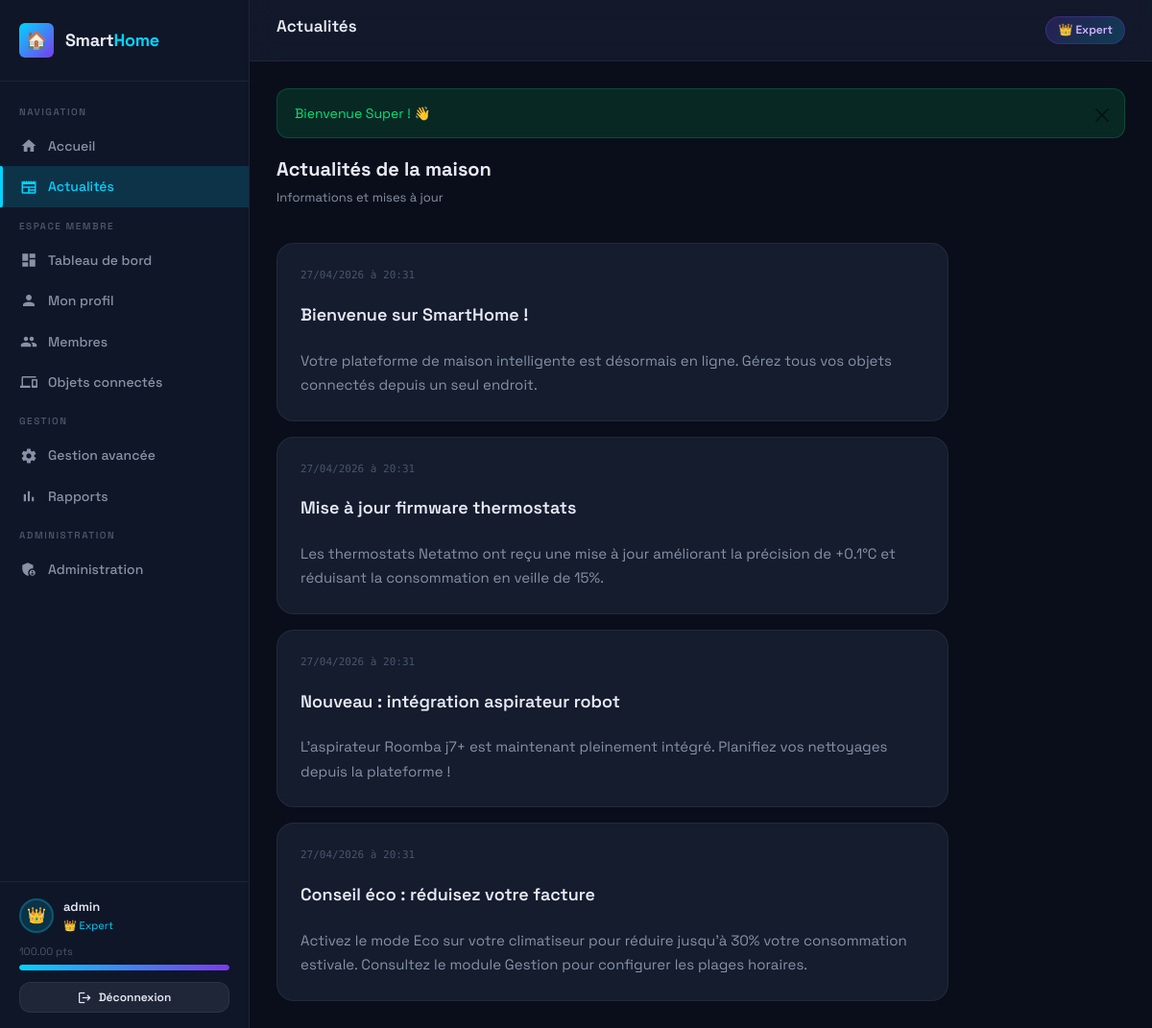
Screenshot of /actualites.php (signed in) with the database file from the repository.
### tables this page shows
CREATE TABLE utilisateurs (
    id INT AUTO_INCREMENT PRIMARY KEY,
    login VARCHAR(50) UNIQUE NOT NULL,
    email VARCHAR(100) UNIQUE NOT NULL,
    mot_de_passe VARCHAR(255) NOT NULL,
    nom VARCHAR(100),
    prenom VARCHAR(100),
    age INT,
    sexe ENUM('homme','femme','autre'),
    date_naissance DATE,
    type_membre ENUM('père','mère','enfant','grand-parent','autre') DEFAULT 'autre',
    photo VARCHAR(255) DEFAULT 'default.png',
    niveau ENUM('débutant','intermédiaire','avancé','expert') DEFAULT 'débutant',
    points DECIMAL(8,2) DEFAULT 0.00,
    nb_connexions INT DEFAULT 0,
    nb_actions INT DEFAULT 0,
    statut ENUM('en_attente','actif','suspendu') DEFAULT 'en_attente',
    token_validation VARCHAR(255),
    date_inscription DATETIME DEFAULT CURRENT_TIMESTAMP,
    derniere_connexion DATETIME,
    INDEX idx_login (login),
    INDEX idx_email (email),
    INDEX idx_niveau (niveau),
    INDEX idx_statut (statut)
);

CREATE TABLE actualites (
    id INT AUTO_INCREMENT PRIMARY KEY,
    titre VARCHAR(200) NOT NULL,
    contenu TEXT NOT NULL,
    auteur_id INT,
    image VARCHAR(255),
    date_publication DATETIME DEFAULT CURRENT_TIMESTAMP,
    visible TINYINT(1) DEFAULT 1,
    FOREIGN KEY (auteur_id) REFERENCES utilisateurs(id) ON DELETE SET NULL
);

### includes/config.php (called while the page is built, shortened)
<?php
function getDB(): PDO {
    static $pdo = null;
    if ($pdo === null) {
        $dsn = "mysql:host=" . DB_HOST . ";dbname=" . DB_NAME . ";charset=" . DB_CHARSET;
        $options = [
            PDO::ATTR_ERRMODE            => PDO::ERRMODE_EXCEPTION,
            PDO::ATTR_DEFAULT_FETCH_MODE => PDO::FETCH_ASSOC,
            PDO::ATTR_EMULATE_PREPARES   => false,
        ];
        try {
            $pdo = new PDO($dsn, DB_USER, DB_PASS, $options);
        } catch (PDOException $e) {
            die(json_encode(['error' => 'Connexion base de données impossible : ' . $e->getMessage()]));
        }
    }
    return $pdo;
}
function sanitize(string $input): string {
    return htmlspecialchars(trim($input), ENT_QUOTES, 'UTF-8');
}
function getCurrentUser(): ?array {
    $pdo = getDB();
    $stmt = $pdo->prepare("SELECT * FROM utilisateurs WHERE id = ?");
    $stmt->execute([$_SESSION['user_id']]);
    return $stmt->fetch() ?: null;
}
function getNiveauLabel(string $niveau): string {
    $labels = [
        'débutant'     => 'Débutant',
        'intermédiaire'=> 'Intermédiaire',
        'avancé'       => 'Avancé',
        'expert'       => 'Expert',
    ];
    return $labels[$niveau] ?? $niveau;
}
function getFlash(): ?array {
    if (isset($_SESSION['flash'])) {
        $flash = $_SESSION['flash'];
        return $flash;
    }
    return null;
}

### actualites.php (the view, shortened to what this page needs)
<?php
require_once 'includes/config.php';
$pageTitle  = 'Actualités';
$activePage = 'actualites';
require_once 'includes/header.php';
$pdo = getDB();
$actualites = $pdo->query("SELECT a.*, u.login as auteur FROM actualites a LEFT JOIN utilisateurs u ON a.auteur_id = u.id WHERE a.visible=1 ORDER BY a.date_publication DESC")->fetchAll();
?>
<div class="section-header">
  <div>
    <h2 class="section-title">Actualités de la maison</h2>
    <p class="section-sub">Informations et mises à jour</p>
  </div>
</div>
<?php if (empty($actualites)): ?>
<div class="empty-state"><div class="icon">📰</div><h3>Aucune actualité</h3></div>
<?php else: ?>
<div style="max-width:700px;display:flex;flex-direction:column;gap:16px">
  <?php foreach ($actualites as $news): ?>
  <div class="card">
    <div style="display:flex;justify-content:space-between;align-items:center;margin-bottom:10px">
      <div class="news-date"><?= date('d/m/Y à H:i', strtotime($news['date_publication'])) ?></div>
    </div>
    <div class="news-title" style="font-size:18px"><?= sanitize($news['titre']) ?></div>
    <div style="color:var(--text-secondary);margin-top:10px;line-height:1.7"><?= nl2br(sanitize($news['contenu'])) ?></div>
  </div>
  <?php endforeach; ?>
</div>
<?php endif; ?>
<?php require_once 'includes/footer.php'; ?>

### includes/header.php (shortened to what this page needs)
<?php
$user = getCurrentUser();
$flash = getFlash();
$niveauEmoji = [
    'débutant'      => '🌱',
    'intermédiaire' => '⚡',
    'avancé'        => '🚀',
    'expert'        => '👑',
];
$emoji = $niveauEmoji[$user['niveau']] ?? '🌱';
$nextNiveauSeuil = [
    'débutant'      => POINTS_INTERMEDIAIRE,
    'intermédiaire' => POINTS_AVANCE,
    'avancé'        => POINTS_EXPERT,
    'expert'        => null,
];
$currentSeuil = [
    'débutant'      => 0,
    'intermédiaire' => POINTS_INTERMEDIAIRE,
    'avancé'        => POINTS_AVANCE,
    'expert'        => POINTS_EXPERT,
];
$next   = $nextNiveauSeuil[$user['niveau']] ?? null;
$from   = $currentSeuil[$user['niveau']] ?? 0;
$pct    = $next ? min(100, round(($user['points'] - $from) / ($next - $from) * 100)) : 100;
?>
<!DOCTYPE html>
<html lang="fr">
<head>
<link href="https://cdn.jsdelivr.net/npm/bootstrap@5.3.3/dist/css/bootstrap.min.css" rel="stylesheet">
<link rel="stylesheet" href="<?= SITE_URL ?>/css/style.css">
</head>
<body>
<div class="layout">
<aside class="sidebar" id="sidebar">
  <div class="sidebar-logo">
    <div class="logo-icon">🏠</div>
    <div class="logo-text">Smart<span>Home</span></div>
  </div>
  <nav class="sidebar-nav">
    <div class="nav-section-title">Navigation</div>
    <a href="<?= SITE_URL ?>/index.php" class="nav-item <?= ($activePage ?? '') === 'accueil' ? 'active' : '' ?>">
      <span class="nav-icon"><span class="material-icons" style="font-size:18px">home</span></span>
      Accueil
    </a>
    <a href="<?= SITE_URL ?>/actualites.php" class="nav-item <?= ($activePage ?? '') === 'actualites' ? 'active' : '' ?>">
      <span class="nav-icon"><span class="material-icons" style="font-size:18px">newspaper</span></span>
      Actualités
    </a>
    <div class="nav-section-title">Espace membre</div>
    <a href="<?= SITE_URL ?>/dashboard.php" class="nav-item <?= ($activePage ?? '') === 'dashboard' ? 'active' : '' ?>">
      <span class="nav-icon"><span class="material-icons" style="font-size:18px">dashboard</span></span>
      Tableau de bord
    </a>
    <a href="<?= SITE_URL ?>/profil.php" class="nav-item <?= ($activePage ?? '') === 'profil' ? 'active' : '' ?>">
      <span class="nav-icon"><span class="material-icons" style="font-size:18px">person</span></span>
      Mon profil
    </a>
    <a href="<?= SITE_URL ?>/membres.php" class="nav-item <?= ($activePage ?? '') === 'membres' ? 'active' : '' ?>">
      <span class="nav-icon"><span class="material-icons" style="font-size:18px">group</span></span>
      Membres
    </a>
    <a href="<?= SITE_URL ?>/objets.php" class="nav-item <?= ($activePage ?? '') === 'objets' ? 'active' : '' ?>">
      <span class="nav-icon"><span class="material-icons" style="font-size:18px">devices</span></span>
      Objets connectés
    </a>
    <?php if (in_array($user['niveau'], ['avancé', 'expert'])): ?>
    <div class="nav-section-title">Gestion</div>
    <a href="<?= SITE_URL ?>/gestion/dashboard.php" class="nav-item <?= ($activePage ?? '') === 'gestion' ? 'active' : '' ?>">
      <span class="nav-icon"><span class="material-icons" style="font-size:18px">settings</span></span>
      Gestion avancée
    </a>
    <a href="<?= SITE_URL ?>/gestion/rapports.php" class="nav-item <?= ($activePage ?? '') === 'rapports' ? 'active' : '' ?>">
      <span class="nav-icon"><span class="material-icons" style="font-size:18px">bar_chart</span></span>
      Rapports
    </a>
    <?php endif; ?>
    <?php if ($user['niveau'] === 'expert'): ?>
    <div class="nav-section-title">Administration</div>
    <a href="<?= SITE_URL ?>/admin/utilisateurs.php" class="nav-item <?= ($activePage ?? '') === 'admin' ? 'active' : '' ?>">
      <span class="nav-icon"><span class="material-icons" style="font-size:18px">admin_panel_settings</span></span>
      Administration
    </a>
    <?php endif; ?>
  </nav>
  <div class="sidebar-footer">
    <div class="sidebar-user">
      <div class="sidebar-avatar">
        <?php if ($user['photo'] && $user['photo'] !== 'default.png'): ?>
          <img src="<?= SITE_URL ?>/assets/img/<?= sanitize($user['photo']) ?>" alt="avatar">
        <?php else: ?>
          <?= $emoji ?>
        <?php endif; ?>
      </div>
      <div class="sidebar-user-info">
        <div class="name"><?= sanitize($user['login']) ?></div>
        <div class="niveau"><?= $emoji ?> <?= getNiveauLabel($user['niveau']) ?></div>
      </div>
    </div>
    <div style="margin-top:10px">
      <div style="display:flex;justify-content:space-between;font-size:11px;color:var(--text-muted);margin-bottom:4px">
        <span><?= number_format($user['points'], 2) ?> pts</span>
      </div>
      <div class="progress-bar">
        <div class="progress-fill" style="width:<?= $pct ?>%"></div>
      </div>
    </div>
    <a href="<?= SITE_URL ?>/logout.php" class="btn btn-secondary btn-sm" style="width:100%;margin-top:12px;justify-content:center">
      <span class="material-icons" style="font-size:15px">logout</span> Déconnexion
    </a>
  </div>
</aside>
<main class="main-content">
  <div class="topbar">
    <h1 class="topbar-title"><?= sanitize($pageTitle ?? 'Dashboard') ?></h1>
    <div style="display:flex;align-items:center;gap:10px">
      <span class="badge-niveau <?= $user['niveau'] ?>"><?= $emoji ?> <?= getNiveauLabel($user['niveau']) ?></span>
    </div>
  </div>
  <div class="page-content">
    <?php if ($flash): ?>
    <div class="alert alert-<?= $flash['type'] === 'success' ? 'success' : ($flash['type'] === 'error' ? 'danger' : 'info') ?> alert-dismissible fade show">
      <?= sanitize($flash['message']) ?>
      <button type="button" class="btn-close" data-bs-dismiss="alert"></button>
    </div>
    <?php endif; ?>

### rows the page displays
utilisateurs: niveau "👑", login "admin", niveau "Expert", points "100.00"
actualites: date_publication "27/04/2026 à 20:31", titre "Bienvenue sur SmartHome !", contenu "Votre plateforme de maison intelligente est désormais en ligne. Gérez tous vos objets connectés depuis un seul endroit."
actualites: date_publication "27/04/2026 à 20:31", titre "Mise à jour firmware thermostats", contenu "Les thermostats Netatmo ont reçu une mise à jour améliorant la précision de +0.1°C et réduisant la consommation en veille de 15%."
actualites: date_publication "27/04/2026 à 20:31", titre "Nouveau : intégration aspirateur robot", contenu "L'aspirateur Roomba j7+ est maintenant pleinement intégré. Planifiez vos nettoyages depuis la plateforme !"
actualites: date_publication "27/04/2026 à 20:31", titre "Conseil éco : réduisez votre facture", contenu "Activez le mode Eco sur votre climatiseur pour réduire jusqu'à 30% votre consommation estivale. Consultez le module Gestion pour configurer les plages horaires."

### other values shown
$pageTitle "Actualités"
$flash['message'] "Bienvenue Super ! 👋"
